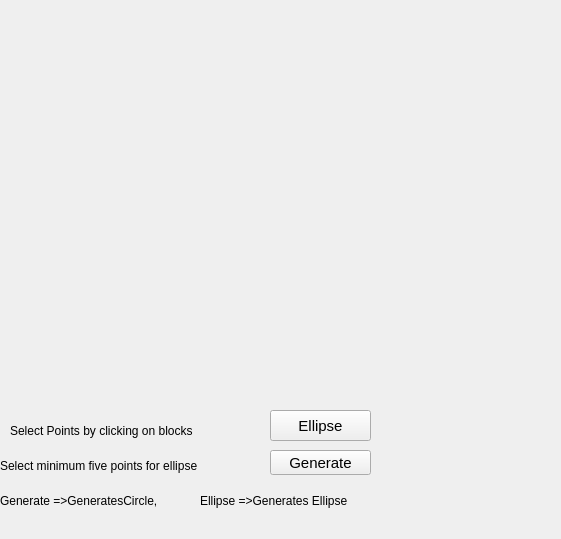
<?xml version="1.0" encoding="UTF-8"?>
<ui version="4.0">
 <class>Part2</class>
 <widget class="QMainWindow" name="Part2">
  <property name="geometry">
   <rect>
    <x>0</x>
    <y>0</y>
    <width>561</width>
    <height>539</height>
   </rect>
  </property>
  <property name="windowTitle">
   <string>Part2</string>
  </property>
  <widget class="QWidget" name="centralWidget">
   <widget class="QLabel" name="label">
    <property name="geometry">
     <rect>
      <x>10</x>
      <y>410</y>
      <width>241</width>
      <height>41</height>
     </rect>
    </property>
    <property name="text">
     <string>Select Points by clicking on blocks </string>
    </property>
   </widget>
   <widget class="QPushButton" name="pushButton1">
    <property name="geometry">
     <rect>
      <x>270</x>
      <y>410</y>
      <width>101</width>
      <height>31</height>
     </rect>
    </property>
    <property name="font">
     <font>
      <pointsize>11</pointsize>
     </font>
    </property>
    <property name="text">
     <string>Ellipse</string>
    </property>
   </widget>
   <widget class="QPushButton" name="pushButton_2">
    <property name="geometry">
     <rect>
      <x>270</x>
      <y>450</y>
      <width>101</width>
      <height>25</height>
     </rect>
    </property>
    <property name="font">
     <font>
      <pointsize>11</pointsize>
     </font>
    </property>
    <property name="text">
     <string>Generate</string>
    </property>
   </widget>
   <widget class="QLabel" name="label_2">
    <property name="geometry">
     <rect>
      <x>0</x>
      <y>450</y>
      <width>261</width>
      <height>31</height>
     </rect>
    </property>
    <property name="text">
     <string>Select minimum five points for ellipse</string>
    </property>
   </widget>
   <widget class="QLabel" name="label_3">
    <property name="geometry">
     <rect>
      <x>0</x>
      <y>480</y>
      <width>201</width>
      <height>41</height>
     </rect>
    </property>
    <property name="text">
     <string>Generate =&gt;GeneratesCircle,</string>
    </property>
   </widget>
   <widget class="QLabel" name="label_4">
    <property name="geometry">
     <rect>
      <x>200</x>
      <y>480</y>
      <width>191</width>
      <height>41</height>
     </rect>
    </property>
    <property name="text">
     <string>Ellipse =&gt;Generates Ellipse </string>
    </property>
   </widget>
  </widget>
 </widget>
 <layoutdefault spacing="6" margin="11"/>
 <resources/>
 <connections/>
</ui>
